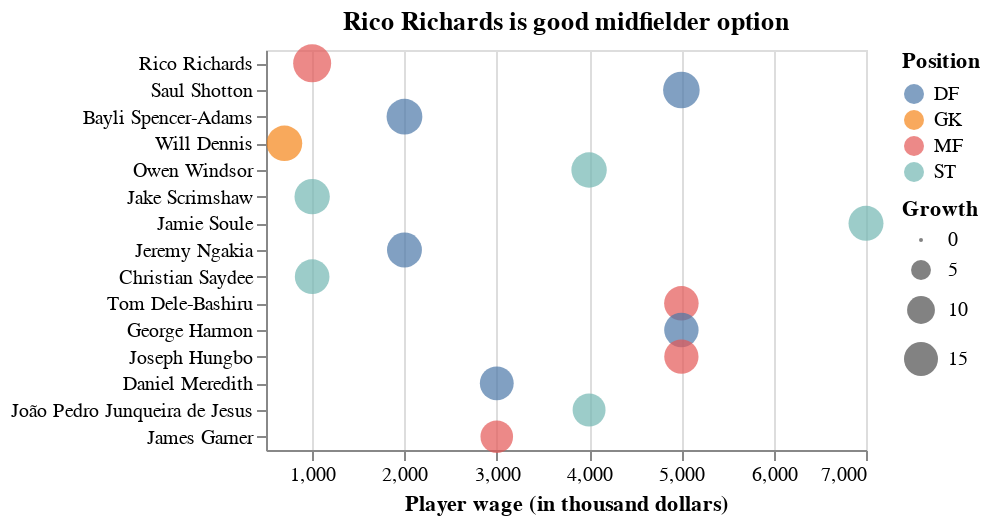

Notebook source saved alongside this figure:
### Code cell
alt.Chart(final_test.query('Age < 20'),
          title="Rico Richards is good midfielder option"
         ).mark_circle(interpolate='monotone').encode(
    x=alt.X('Wage', title="Player wage (in thousand dollars)", scale=alt.Scale(zero=False)),
    y=alt.Y('Name', title='', sort=order),
    size='Growth',
color='Position').properties(height=200,width=300)

### Figure 1 — Vega-Lite specification as saved in the notebook (floating-point values rounded to 4 significant figures)
{"config": {"view": {"continuousWidth": 400, "continuousHeight": 300}}, "data": {"name": "data-fb2042bce109f5c21dde01a3f3fe65d8"}, "mark": {"type": "circle", "interpolate": "monotone"}, "encoding": {"color": {"type": "nominal", "field": "Position"}, "size": {"type": "quantitative", "field": "Growth"}, "x": {"type": "quantitative", "field": "Wage", "scale": {"zero": false}, "title": "Player wage (in thousand dollars)"}, "y": {"type": "nominal", "field": "Name", "sort": ["Rico Richards", "Saul Shotton", "Bayli Spencer-Adams", "Will Dennis", "Owen Windsor", "Jake Scrimshaw", "Jamie Soule", "Jeremy Ngakia", "Christian Saydee", "Tom Dele-Bashiru", "George Harmon", "Joseph Hungbo", "Daniel Meredith", "João Pedro Junqueira de Jesus", "James Garner"], "title": ""}}, "height": 200, "title": "Rico Richards is good midfielder option", "width": 300, "$schema": "https://vega.github.io/schema/vega-lite/v4.8.1.json", "datasets": {"data-fb2042bce109f5c21dde01a3f3fe65d8": [{"ID": 252042, "Name": "João Pedro Junqueira de Jesus", "Age": 18, "Photo": "https://cdn.sofifa.com/players/252/042/20_60.png", "Nationality": "Brazil", "Flag": "https://cdn.sofifa.com/flags/br.png", "Overall": 69, "Potential": 84, "Club": "Bottom3", "Club Logo": "https://cdn.sofifa.com/teams/1795/light_30.png", "Value": 2200000.0, "Wage": 4000.0, "Special": 1629, "Preferred Foot": "Right", "Weak Foot": "4", "Skill Moves": "3", "International Reputation": "1", "Work Rate": "Medium/ High", "Body Type": "Lean (170-185)", "Real Face": "Yes", "Release Clause": 5300000.0, "Position": "ST", "Jersey Number": 10.0, "Joined": "Jan 1, 2020", "Contract Valid Until": "2025", "Height": "6'0", "Weight": "154lbs", "LS": "69+2", "ST": "69+2", "RS": "69+2", "LW": "69+0", "LF": "70+0", "CF": "70+0", "RF": "70+0", "RW": "69+0", "LAM": "68+2", "CAM": "68+2", "RAM": "68+2", "LM": "68+2", "LCM": "60+2", "CM": "60+2", "RCM": "60+2", "RM": "68+2", "LWB": "48+2", "LDM": "43+2", "CDM": "43+2", "RDM": "43+2", "RWB": "48+2", "LB": "45+2", "LCB": "37+2", "CB": "37+2", "RCB": "37+2", "RB": "45+2", "GK": "16+2", "Likes": 69, "Dislikes": 9, "Following": 271, "Crossing": 56.0, "Finishing": 68.0, "Heading Accuracy": 70.0, "Short Passing": 62.0, "Volleys": 63.0, "Dribbling": 73.0, "Curve": 59.0, "FK Accuracy": 33.0, "Long Passing": 54.0, "Ball Control": 0.0, "Acceleration": 82.0, "Sprint Speed": 76.0, "Agility": 80.0, "Reactions": 70.0, "Balance": 60.0, "Shot Power": 68.0, "Jumping": 53.0, "Stamina": 70.0, "Strength": 62.0, "Long Shots": 57.0, "Aggression": 29.0, "Interceptions": 14.0, "Positioning": 73.0, "Vision": 63.0, "Penalties": 69.0, "Composure": 70.0, "Defensive Awareness": 17.0, "Standing Tackle": 19.0, "Sliding Tackle": 14.0, "GK Diving": 7.0, "GK Handling": 6.0, "GK Kicking": 10.0, "GK Positioning": 8.0, "GK Reflexes": 14.0, "Growth": 14.05}, {"ID": 243657, "Name": "James Garner", "Age": 19, "Photo": "https://cdn.sofifa.com/players/243/657/20_60.png", "Nationality": "England", "Flag": "https://cdn.sofifa.com/flags/gb-eng.png", "Overall": 66, "Potential": 84, "Club": "Bottom3", "Club Logo": "https://cdn.sofifa.com/teams/1795/light_30.png", "Value": 1300000.0, "Wage": 3000.0, "Special": 1773, "Preferred Foot": "Right", "Weak Foot": "3", "Skill Moves": "2", "International Reputation": "1", "Work Rate": "Medium/ High", "Body Type": "Lean (170-185)", "Real Face": "No", "Release Clause": null, "Position": "MF", "Jersey Number": 16.0, "Joined": null, "Contract Valid Until": "Jun 30, 2021", "Height": "6'0", "Weight": "176lbs", "LS": "61+2", "ST": "61+2", "RS": "61+2", "LW": "62+0", "LF": "63+0", "CF": "63+0", "RF": "63+0", "RW": "62+0", "LAM": "64+2", "CAM": "64+2", "RAM": "64+2", "LM": "63+2", "LCM": "65+2", "CM": "65+2", "RCM": "65+2", "RM": "63+2", "LWB": "63+2", "LDM": "65+2", "CDM": "65+2", "RDM": "65+2", "RWB": "63+2", "LB": "63+2", "LCB": "63+2", "CB": "63+2", "RCB": "63+2", "RB": "63+2", "GK": "15+2", "Likes": 56, "Dislikes": 5, "Following": 298, "Crossing": 53.0, "Finishing": 59.0, "Heading Accuracy": 55.0, "Short Passing": 67.0, "Volleys": 50.0, "Dribbling": 61.0, "Curve": 56.0, "FK Accuracy": 50.0, "Long Passing": 68.0, "Ball Control": 65.0, "Acceleration": 68.0, "Sprint Speed": 67.0, "Agility": 67.0, "Reactions": 65.0, "Balance": 57.0, "Shot Power": 66.0, "Jumping": 61.0, "Stamina": 63.0, "Strength": 64.0, "Long Shots": 65.0, "Aggression": 66.0, "Interceptions": 63.0, "Positioning": 55.0, "Vision": 66.0, "Penalties": 64.0, "Composure": 70.0, "Defensive Awareness": 64.0, "Standing Tackle": 65.0, "Sliding Tackle": 62.0, "GK Diving": 10.0, "GK Handling": 7.0, "GK Kicking": 7.0, "GK Positioning": 5.0, "GK Reflexes": 12.0, "Growth": 13.74}, {"ID": 257793, "Name": "Rico Richards", "Age": 16, "Photo": "https://cdn.sofifa.com/players/257/793/20_60.png", "Nationality": "England", "Flag": "https://cdn.sofifa.com/flags/gb-eng.png", "Overall": 54, "Potential": 80, "Club": "Bottom3", "Club Logo": "https://cdn.sofifa.com/teams/109/light_30.png", "Value": 150000.0, "Wage": 1000.0, "Special": 1353, "Preferred Foot": "Left", "Weak Foot": "3", "Skill Moves": "2", "International Reputation": "1", "Work Rate": "Medium/ Medium", "Body Type": "Lean (170-185)", "Real Face": "No", "Release Clause": 450000.0, "Position": "MF", "Jersey Number": 43.0, "Joined": "Aug 4, 2020", "Contract Valid Until": "2023", "Height": "5'10", "Weight": "150lbs", "LS": "48+2", "ST": "48+2", "RS": "48+2", "LW": "53+0", "LF": "51+0", "CF": "51+0", "RF": "51+0", "RW": "53+0", "LAM": "52+2", "CAM": "52+2", "RAM": "52+2", "LM": "53+2", "LCM": "47+2", "CM": "47+2", "RCM": "47+2", "RM": "53+2", "LWB": "43+2", "LDM": "38+2", "CDM": "38+2", "RDM": "38+2", "RWB": "43+2", "LB": "41+2", "LCB": "34+2", "CB": "34+2", "RCB": "34+2", "RB": "41+2", "GK": "12+2", "Likes": 3, "Dislikes": 0, "Following": 2, "Crossing": 52.0, "Finishing": 40.0, "Heading Accuracy": 37.0, "Short Passing": 50.0, "Volleys": 41.0, "Dribbling": 59.0, "Curve": 47.0, "FK Accuracy": 41.0, "Long Passing": 43.0, "Ball Control": 58.0, "Acceleration": 72.0, "Sprint Speed": 64.0, "Agility": 62.0, "Reactions": 43.0, "Balance": 72.0, "Shot Power": 53.0, "Jumping": 51.0, "Stamina": 54.0, "Strength": 45.0, "Long Shots": 48.0, "Aggression": 33.0, "Interceptions": 16.0, "Positioning": 39.0, "Vision": 55.0, "Penalties": 51.0, "Composure": 48.0, "Defensive Awareness": 22.0, "Standing Tackle": 29.0, "Sliding Tackle": 33.0, "GK Diving": 10.0, "GK Handling": 8.0, "GK Kicking": 8.0, "GK Positioning": 8.0, "GK Reflexes": 9.0, "Growth": 18.78}, {"ID": 247623, "Name": "Jeremy Ngakia", "Age": 19, "Photo": "https://cdn.sofifa.com/players/247/623/20_60.png", "Nationality": "England", "Flag": "https://cdn.sofifa.com/flags/gb-eng.png", "Overall": 65, "Potential": 78, "Club": "Bottom3", "Club Logo": "https://cdn.sofifa.com/teams/1795/light_30.png", "Value": 925000.0, "Wage": 2000.0, "Special": 1530, "Preferred Foot": "Right", "Weak Foot": "2", "Skill Moves": "2", "International Reputation": "1", "Work Rate": "High/ Medium", "Body Type": "Lean (170-185)", "Real Face": "No", "Release Clause": 2200000.0, "Position": "DF", "Jersey Number": 3.0, "Joined": "Aug 14, 2020", "Contract Valid Until": "2024", "Height": "5'10", "Weight": "161lbs", "LS": "48+2", "ST": "48+2", "RS": "48+2", "LW": "55+0", "LF": "51+0", "CF": "51+0", "RF": "51+0", "RW": "55+0", "LAM": "52+2", "CAM": "52+2", "RAM": "52+2", "LM": "57+2", "LCM": "52+2", "CM": "52+2", "RCM": "52+2", "RM": "57+2", "LWB": "63+2", "LDM": "58+2", "CDM": "58+2", "RDM": "58+2", "RWB": "63+2", "LB": "63+2", "LCB": "61+2", "CB": "61+2", "RCB": "61+2", "RB": "63+2", "GK": "18+2", "Likes": 5, "Dislikes": 1, "Following": 18, "Crossing": 59.0, "Finishing": 26.0, "Heading Accuracy": 55.0, "Short Passing": 61.0, "Volleys": 29.0, "Dribbling": 64.0, "Curve": 34.0, "FK Accuracy": 25.0, "Long Passing": 46.0, "Ball Control": 59.0, "Acceleration": 74.0, "Sprint Speed": 73.0, "Agility": 60.0, "Reactions": 0.0, "Balance": 73.0, "Shot Power": 24.0, "Jumping": 68.0, "Stamina": 65.0, "Strength": 60.0, "Long Shots": 28.0, "Aggression": 60.0, "Interceptions": 0.0, "Positioning": 47.0, "Vision": 32.0, "Penalties": 37.0, "Composure": 54.0, "Defensive Awareness": 61.0, "Standing Tackle": 0.0, "Sliding Tackle": 0.0, "GK Diving": 13.0, "GK Handling": 14.0, "GK Kicking": 9.0, "GK Positioning": 13.0, "GK Reflexes": 14.0, "Growth": 15.84}, {"ID": 243048, "Name": "Will Dennis", "Age": 19, "Photo": "https://cdn.sofifa.com/players/243/048/20_60.png", "Nationality": "England", "Flag": "https://cdn.sofifa.com/flags/gb-eng.png", "Overall": 57, "Potential": 72, "Club": "Bottom3", "Club Logo": "https://cdn.sofifa.com/teams/1943/light_30.png", "Value": 190000.0, "Wage": 700.0, "Special": 915, "Preferred Foot": "Right", "Weak Foot": "3", "Skill Moves": "1", "International Reputation": "1", "Work Rate": "Medium/ Medium", "Body Type": "Normal (185+)", "Real Face": "Yes", "Release Clause": 480000.0, "Position": "GK", "Jersey Number": 40.0, "Joined": "Jan 19, 2018", "Contract Valid Until": "2023", "Height": "6'2", "Weight": "174lbs", "LS": null, "ST": null, "RS": null, "LW": null, "LF": null, "CF": null, "RF": null, "RW": null, "LAM": null, "CAM": null, "RAM": null, "LM": null, "LCM": null, "CM": null, "RCM": null, "RM": null, "LWB": null, "LDM": null, "CDM": null, "RDM": null, "RWB": null, "LB": null, "LCB": null, "CB": null, "RCB": null, "RB": null, "GK": null, "Likes": 0, "Dislikes": 0, "Following": 0, "Crossing": 12.0, "Finishing": 7.0, "Heading Accuracy": 11.0, "Short Passing": 17.0, "Volleys": 7.0, "Dribbling": 11.0, "Curve": 12.0, "FK Accuracy": 11.0, "Long Passing": 25.0, "Ball Control": 13.0, "Acceleration": 29.0, "Sprint Speed": 40.0, "Agility": 28.0, "Reactions": 48.0, "Balance": 47.0, "Shot Power": 43.0, "Jumping": 64.0, "Stamina": 28.0, "Strength": 43.0, "Long Shots": 8.0, "Aggression": 17.0, "Interceptions": 14.0, "Positioning": 5.0, "Vision": 38.0, "Penalties": 17.0, "Composure": 39.0, "Defensive Awareness": 10.0, "Standing Tackle": 12.0, "Sliding Tackle": 12.0, "GK Diving": 59.0, "GK Handling": 56.0, "GK Kicking": 57.0, "GK Positioning": 56.0, "GK Reflexes": 58.0, "Growth": 16.4}, {"ID": 233048, "Name": "Tom Dele-Bashiru", "Age": 19, "Photo": "https://cdn.sofifa.com/players/233/048/20_60.png", "Nationality": "Nigeria", "Flag": "https://cdn.sofifa.com/flags/ng.png", "Overall": 57, "Potential": 74, "Club": "Bottom3", "Club Logo": "https://cdn.sofifa.com/teams/1795/light_30.png", "Value": 220000.0, "Wage": 5000.0, "Special": 1587, "Preferred Foot": "Right", "Weak Foot": "2", "Skill Moves": "2", "International Reputation": "1", "Work Rate": "Medium/ Medium", "Body Type": "Normal (170-185)", "Real Face": "Yes", "Release Clause": 556000.0, "Position": "MF", "Jersey Number": 24.0, "Joined": "Jul 24, 2019", "Contract Valid Until": "2024", "Height": "6'0", "Weight": "150lbs", "LS": "54+2", "ST": "54+2", "RS": "54+2", "LW": "55+0", "LF": "56+0", "CF": "56+0", "RF": "56+0", "RW": "55+0", "LAM": "57+2", "CAM": "57+2", "RAM": "57+2", "LM": "56+2", "LCM": "56+2", "CM": "56+2", "RCM": "56+2", "RM": "56+2", "LWB": "53+2", "LDM": "55+2", "CDM": "55+2", "RDM": "55+2", "RWB": "53+2", "LB": "53+2", "LCB": "54+2", "CB": "54+2", "RCB": "54+2", "RB": "53+2", "GK": "14+2", "Likes": 9, "Dislikes": 2, "Following": 64, "Crossing": 39.0, "Finishing": 49.0, "Heading Accuracy": 48.0, "Short Passing": 60.0, "Volleys": 47.0, "Dribbling": 59.0, "Curve": 42.0, "FK Accuracy": 49.0, "Long Passing": 56.0, "Ball Control": 56.0, "Acceleration": 67.0, "Sprint Speed": 59.0, "Agility": 73.0, "Reactions": 54.0, "Balance": 74.0, "Shot Power": 53.0, "Jumping": 66.0, "Stamina": 59.0, "Strength": 59.0, "Long Shots": 43.0, "Aggression": 57.0, "Interceptions": 51.0, "Positioning": 57.0, "Vision": 54.0, "Penalties": 55.0, "Composure": 49.0, "Defensive Awareness": 52.0, "Standing Tackle": 53.0, "Sliding Tackle": 49.0, "GK Diving": 6.0, "GK Handling": 11.0, "GK Kicking": 13.0, "GK Positioning": 7.0, "GK Reflexes": 10.0, "Growth": 15.45}, {"ID": 241386, "Name": "Jamie Soule", "Age": 19, "Photo": "https://cdn.sofifa.com/players/241/386/20_60.png", "Nationality": "England", "Flag": "https://cdn.sofifa.com/flags/gb-eng.png", "Overall": 58, "Potential": 75, "Club": "Bottom3", "Club Logo": "https://cdn.sofifa.com/teams/109/light_30.png", "Value": 275000.0, "Wage": 7000.0, "Special": 1443, "Preferred Foot": "Right", "Weak Foot": "3", "Skill Moves": "2", "International Reputation": "1", "Work Rate": "Medium/ Medium", "Body Type": "Lean (170-185)", "Real Face": "No", "Release Clause": 722000.0, "Position": "ST", "Jersey Number": 32.0, "Joined": "Nov 30, 2017", "Contract Valid Until": "2022", "Height": "5'8", "Weight": "128lbs", "LS": "58+2", "ST": "58+2", "RS": "58+2", "LW": "59+0", "LF": "59+0", "CF": "59+0", "RF": "59+0", "RW": "59+0", "LAM": "57+2", "CAM": "57+2", "RAM": "57+2", "LM": "56+2", "LCM": "50+2", "CM": "50+2", "RCM": "50+2", "RM": "56+2", "LWB": "42+2", "LDM": "37+2", "CDM": "37+2", "RDM": "37+2", "RWB": "42+2", "LB": "40+2", "LCB": "32+2", "CB": "32+2", "RCB": "32+2", "RB": "40+2", "GK": "16+2", "Likes": 1, "Dislikes": 0, "Following": 5, "Crossing": 43.0, "Finishing": 66.0, "Heading Accuracy": 55.0, "Short Passing": 55.0, "Volleys": 48.0, "Dribbling": 57.0, "Curve": 42.0, "FK Accuracy": 37.0, "Long Passing": 37.0, "Ball Control": 55.0, "Acceleration": 67.0, "Sprint Speed": 77.0, "Agility": 76.0, "Reactions": 59.0, "Balance": 88.0, "Shot Power": 56.0, "Jumping": 54.0, "Stamina": 54.0, "Strength": 32.0, "Long Shots": 58.0, "Aggression": 31.0, "Interceptions": 18.0, "Positioning": 56.0, "Vision": 54.0, "Penalties": 60.0, "Composure": 55.0, "Defensive Awareness": 16.0, "Standing Tackle": 23.0, "Sliding Tackle": 17.0, "GK Diving": 6.0, "GK Handling": 12.0, "GK Kicking": 11.0, "GK Positioning": 10.0, "GK Reflexes": 13.0, "Growth": 15.87}, {"ID": 241402, "Name": "Saul Shotton", "Age": 19, "Photo": "https://cdn.sofifa.com/players/241/402/20_60.png", "Nationality": "England", "Flag": "https://cdn.sofifa.com/flags/gb-eng.png", "Overall": 53, "Potential": 73, "Club": "Bottom3", "Club Logo": "https://cdn.sofifa.com/teams/109/light_30.png", "Value": 120000.0, "Wage": 5000.0, "Special": 1225, "Preferred Foot": "Right", "Weak Foot": "3", "Skill Moves": "2", "International Reputation": "1", "Work Rate": "Medium/ Medium", "Body Type": "Lean (170-185)", "Real Face": "No", "Release Clause": 360000.0, "Position": "DF", "Jersey Number": 44.0, "Joined": "Sep 20, 2019", "Contract Valid Until": "2021", "Height": "6'0", "Weight": "165lbs", "LS": "37+2", "ST": "37+2", "RS": "37+2", "LW": "34+0", "LF": "35+0", "CF": "35+0", "RF": "35+0", "RW": "34+0", "LAM": "36+2", "CAM": "36+2", "RAM": "36+2", "LM": "36+2", "LCM": "41+2", "CM": "41+2", "RCM": "41+2", "RM": "36+2", "LWB": "46+2", "LDM": "50+2", "CDM": "50+2", "RDM": "50+2", "RWB": "46+2", "LB": "49+2", "LCB": "53+2", "CB": "53+2", "RCB": "53+2", "RB": "49+2", "GK": "16+2", "Likes": 1, "Dislikes": 2, "Following": 2, "Crossing": 20.0, "Finishing": 15.0, "Heading Accuracy": 50.0, "Short Passing": 46.0, "Volleys": 26.0, "Dribbling": 20.0, "Curve": 22.0, "FK Accuracy": 23.0, "Long Passing": 47.0, "Ball Control": 42.0, "Acceleration": 53.0, "Sprint Speed": 53.0, "Agility": 38.0, "Reactions": 54.0, "Balance": 58.0, "Shot Power": 38.0, "Jumping": 75.0, "Stamina": 52.0, "Strength": 67.0, "Long Shots": 21.0, "Aggression": 45.0, "Interceptions": 52.0, "Positioning": 29.0, "Vision": 30.0, "Penalties": 34.0, "Composure": 47.0, "Defensive Awareness": 51.0, "Standing Tackle": 55.0, "Sliding Tackle": 54.0, "GK Diving": 11.0, "GK Handling": 14.0, "GK Kicking": 12.0, "GK Positioning": 11.0, "GK Reflexes": 7.0, "Growth": 17.4}, {"ID": 252070, "Name": "Owen Windsor", "Age": 18, "Photo": "https://cdn.sofifa.com/players/252/070/20_60.png", "Nationality": "England", "Flag": "https://cdn.sofifa.com/flags/gb-eng.png", "Overall": 53, "Potential": 68, "Club": "Bottom3", "Club Logo": "https://cdn.sofifa.com/teams/109/light_30.png", "Value": 120000.0, "Wage": 4000.0, "Special": 1351, "Preferred Foot": "Left", "Weak Foot": "4", "Skill Moves": "2", "International Reputation": "1", "Work Rate": "Medium/ Medium", "Body Type": "Normal (170-185)", "Real Face": "No", "Release Clause": 315000.0, "Position": "ST", "Jersey Number": 65.0, "Joined": "Jun 20, 2019", "Contract Valid Until": "2022", "Height": "5'10", "Weight": "154lbs", "LS": "53+2", "ST": "53+2", "RS": "53+2", "LW": "53+0", "LF": "54+0", "CF": "54+0", "RF": "54+0", "RW": "53+0", "LAM": "54+2", "CAM": "54+2", "RAM": "54+2", "LM": "53+2", "LCM": "48+2", "CM": "48+2", "RCM": "48+2", "RM": "53+2", "LWB": "39+2", "LDM": "36+2", "CDM": "36+2", "RDM": "36+2", "RWB": "39+2", "LB": "37+2", "LCB": "31+2", "CB": "31+2", "RCB": "31+2", "RB": "37+2", "GK": "15+2", "Likes": 0, "Dislikes": 0, "Following": 0, "Crossing": 36.0, "Finishing": 56.0, "Heading Accuracy": 47.0, "Short Passing": 55.0, "Volleys": 47.0, "Dribbling": 54.0, "Curve": 50.0, "FK Accuracy": 32.0, "Long Passing": 43.0, "Ball Control": 49.0, "Acceleration": 70.0, "Sprint Speed": 69.0, "Agility": 60.0, "Reactions": 55.0, "Balance": 67.0, "Shot Power": 56.0, "Jumping": 51.0, "Stamina": 50.0, "Strength": 46.0, "Long Shots": 48.0, "Aggression": 33.0, "Interceptions": 19.0, "Positioning": 44.0, "Vision": 57.0, "Penalties": 63.0, "Composure": 43.0, "Defensive Awareness": 16.0, "Standing Tackle": 12.0, "Sliding Tackle": 20.0, "GK Diving": 10.0, "GK Handling": 7.0, "GK Kicking": 6.0, "GK Positioning": 8.0, "GK Reflexes": 15.0, "Growth": 16.3}, {"ID": 254857, "Name": "Bayli Spencer-Adams", "Age": 18, "Photo": "https://cdn.sofifa.com/players/254/857/20_60.png", "Nationality": "England", "Flag": "https://cdn.sofifa.com/flags/gb-eng.png", "Overall": 61, "Potential": 76, "Club": "Bottom3", "Club Logo": "https://cdn.sofifa.com/teams/1795/light_30.png", "Value": 475000.0, "Wage": 2000.0, "Special": 1368, "Preferred Foot": "Right", "Weak Foot": "2", "Skill Moves": "2", "International Reputation": "1", "Work Rate": "Medium/ Medium", "Body Type": "Normal (170-185)", "Real Face": "No", "Release Clause": 1200000.0, "Position": "DF", "Jersey Number": 51.0, "Joined": "Jul 1, 2019", "Contract Valid Until": "2020", "Height": "6'0", "Weight": "176lbs", "LS": "42+2", "ST": "42+2", "RS": "42+2", "LW": "39+0", "LF": "40+0", "CF": "40+0", "RF": "40+0", "RW": "39+0", "LAM": "40+2", "CAM": "40+2", "RAM": "40+2", "LM": "42+2", "LCM": "44+2", "CM": "44+2", "RCM": "44+2", "RM": "42+2", "LWB": "53+2", "LDM": "54+2", "CDM": "54+2", "RDM": "54+2", "RWB": "53+2", "LB": "55+2", "LCB": "60+2", "CB": "60+2", "RCB": "60+2", "RB": "55+2", "GK": "15+2", "Likes": 0, "Dislikes": 0, "Following": 2, "Crossing": 34.0, "Finishing": 29.0, "Heading Accuracy": 63.0, "Short Passing": 49.0, "Volleys": 32.0, "Dribbling": 37.0, "Curve": 31.0, "FK Accuracy": 30.0, "Long Passing": 41.0, "Ball Control": 43.0, "Acceleration": 53.0, "Sprint Speed": 55.0, "Agility": 43.0, "Reactions": 52.0, "Balance": 55.0, "Shot Power": 43.0, "Jumping": 68.0, "Stamina": 62.0, "Strength": 69.0, "Long Shots": 21.0, "Aggression": 54.0, "Interceptions": 59.0, "Positioning": 26.0, "Vision": 34.0, "Penalties": 50.0, "Composure": 45.0, "Defensive Awareness": 52.0, "Standing Tackle": 67.0, "Sliding Tackle": 65.0, "GK Diving": 6.0, "GK Handling": 11.0, "GK Kicking": 9.0, "GK Positioning": 12.0, "GK Reflexes": 13.0, "Growth": 16.61}, {"ID": 254858, "Name": "Christian Saydee", "Age": 18, "Photo": "https://cdn.sofifa.com/players/254/858/20_60.png", "Nationality": "England", "Flag": "https://cdn.sofifa.com/flags/gb-eng.png", "Overall": 58, "Potential": 75, "Club": "Bottom3", "Club Logo": "https://cdn.sofifa.com/teams/1943/light_30.png", "Value": 275000.0, "Wage": 1000.0, "Special": 1449, "Preferred Foot": "Right", "Weak Foot": "2", "Skill Moves": "3", "International Reputation": "1", "Work Rate": "Medium/ Medium", "Body Type": "Normal (170-185)", "Real Face": "No", "Release Clause": 694000.0, "Position": "ST", "Jersey Number": 65.0, "Joined": "Nov 30, 2019", "Contract Valid Until": "2021", "Height": "5'11", "Weight": "172lbs", "LS": "58+2", "ST": "58+2", "RS": "58+2", "LW": "56+0", "LF": "57+0", "CF": "57+0", "RF": "57+0", "RW": "56+0", "LAM": "55+2", "CAM": "55+2", "RAM": "55+2", "LM": "55+2", "LCM": "49+2", "CM": "49+2", "RCM": "49+2", "RM": "55+2", "LWB": "41+2", "LDM": "38+2", "CDM": "38+2", "RDM": "38+2", "RWB": "41+2", "LB": "39+2", "LCB": "35+2", "CB": "35+2", "RCB": "35+2", "RB": "39+2", "GK": "15+2", "Likes": 1, "Dislikes": 0, "Following": 3, "Crossing": 36.0, "Finishing": 60.0, "Heading Accuracy": 56.0, "Short Passing": 52.0, "Volleys": 47.0, "Dribbling": 57.0, "Curve": 50.0, "FK Accuracy": 39.0, "Long Passing": 41.0, "Ball Control": 55.0, "Acceleration": 73.0, "Sprint Speed": 71.0, "Agility": 67.0, "Reactions": 57.0, "Balance": 66.0, "Shot Power": 55.0, "Jumping": 69.0, "Stamina": 55.0, "Strength": 60.0, "Long Shots": 54.0, "Aggression": 36.0, "Interceptions": 21.0, "Positioning": 57.0, "Vision": 48.0, "Penalties": 62.0, "Composure": 51.0, "Defensive Awareness": 17.0, "Standing Tackle": 16.0, "Sliding Tackle": 22.0, "GK Diving": 13.0, "GK Handling": 5.0, "GK Kicking": 10.0, "GK Positioning": 14.0, "GK Reflexes": 8.0, "Growth": 15.58}, {"ID": 255507, "Name": "Jake Scrimshaw", "Age": 19, "Photo": "https://cdn.sofifa.com/players/255/507/20_60.png", "Nationality": "England", "Flag": "https://cdn.sofifa.com/flags/gb-eng.png", "Overall": 53, "Potential": 63, "Club": "Bottom3", "Club Logo": "https://cdn.sofifa.com/teams/1943/light_30.png", "Value": 90000.0, "Wage": 1000.0, "Special": 1346, "Preferred Foot": "Right", "Weak Foot": "3", "Skill Moves": "2", "International Reputation": "1", "Work Rate": "Medium/ Medium", "Body Type": "Normal (170-185)", "Real Face": "No", "Release Clause": 189000.0, "Position": "ST", "Jersey Number": 75.0, "Joined": "Jul 1, 2019", "Contract Valid Until": "2022", "Height": "5'11", "Weight": "163lbs", "LS": "53+2", "ST": "53+2", "RS": "53+2", "LW": "50+0", "LF": "51+0", "CF": "51+0", "RF": "51+0", "RW": "50+0", "LAM": "49+2", "CAM": "49+2", "RAM": "49+2", "LM": "49+2", "LCM": "44+2", "CM": "44+2", "RCM": "44+2", "RM": "49+2", "LWB": "37+2", "LDM": "35+2", "CDM": "35+2", "RDM": "35+2", "RWB": "37+2", "LB": "36+2", "LCB": "33+2", "CB": "33+2", "RCB": "33+2", "RB": "36+2", "GK": "16+2", "Likes": 0, "Dislikes": 0, "Following": 0, "Crossing": 41.0, "Finishing": 55.0, "Heading Accuracy": 50.0, "Short Passing": 44.0, "Volleys": 47.0, "Dribbling": 44.0, "Curve": 42.0, "FK Accuracy": 36.0, "Long Passing": 43.0, "Ball Control": 46.0, "Acceleration": 68.0, "Sprint Speed": 60.0, "Agility": 58.0, "Reactions": 55.0, "Balance": 64.0, "Shot Power": 56.0, "Jumping": 62.0, "Stamina": 46.0, "Strength": 54.0, "Long Shots": 52.0, "Aggression": 35.0, "Interceptions": 20.0, "Positioning": 54.0, "Vision": 43.0, "Penalties": 58.0, "Composure": 51.0, "Defensive Awareness": 20.0, "Standing Tackle": 21.0, "Sliding Tackle": 16.0, "GK Diving": 9.0, "GK Handling": 14.0, "GK Kicking": 12.0, "GK Positioning": 7.0, "GK Reflexes": 14.0, "Growth": 16.23}, {"ID": 252067, "Name": "George Harmon", "Age": 19, "Photo": "https://cdn.sofifa.com/players/252/067/20_60.png", "Nationality": "England", "Flag": "https://cdn.sofifa.com/flags/gb-eng.png", "Overall": 54, "Potential": 74, "Club": "Bottom3", "Club Logo": "https://cdn.sofifa.com/teams/109/light_30.png", "Value": 140000.0, "Wage": 5000.0, "Special": 1327, "Preferred Foot": "Left", "Weak Foot": "2", "Skill Moves": "2", "International Reputation": "1", "Work Rate": "Medium/ Medium", "Body Type": "Normal (170-185)", "Real Face": "No", "Release Clause": 420000.0, "Position": "DF", "Jersey Number": 63.0, "Joined": "Jul 1, 2019", "Contract Valid Until": "2021", "Height": "5'11", "Weight": "159lbs", "LS": "41+2", "ST": "41+2", "RS": "41+2", "LW": "45+0", "LF": "42+0", "CF": "42+0", "RF": "42+0", "RW": "45+0", "LAM": "40+2", "CAM": "40+2", "RAM": "40+2", "LM": "46+2", "LCM": "40+2", "CM": "40+2", "RCM": "40+2", "RM": "46+2", "LWB": "51+2", "LDM": "45+2", "CDM": "45+2", "RDM": "45+2", "RWB": "51+2", "LB": "52+2", "LCB": "51+2", "CB": "51+2", "RCB": "51+2", "RB": "52+2", "GK": "17+2", "Likes": 0, "Dislikes": 0, "Following": 0, "Crossing": 51.0, "Finishing": 25.0, "Heading Accuracy": 48.0, "Short Passing": 31.0, "Volleys": 29.0, "Dribbling": 58.0, "Curve": 32.0, "FK Accuracy": 31.0, "Long Passing": 32.0, "Ball Control": 30.0, "Acceleration": 66.0, "Sprint Speed": 68.0, "Agility": 52.0, "Reactions": 53.0, "Balance": 47.0, "Shot Power": 28.0, "Jumping": 63.0, "Stamina": 60.0, "Strength": 53.0, "Long Shots": 32.0, "Aggression": 48.0, "Interceptions": 50.0, "Positioning": 44.0, "Vision": 35.0, "Penalties": 35.0, "Composure": 36.0, "Defensive Awareness": 51.0, "Standing Tackle": 59.0, "Sliding Tackle": 55.0, "GK Diving": 11.0, "GK Handling": 14.0, "GK Kicking": 13.0, "GK Positioning": 8.0, "GK Reflexes": 15.0, "Growth": 15.38}, {"ID": 245020, "Name": "Joseph Hungbo", "Age": 19, "Photo": "https://cdn.sofifa.com/players/245/020/20_60.png", "Nationality": "England", "Flag": "https://cdn.sofifa.com/flags/gb-eng.png", "Overall": 58, "Potential": 74, "Club": "Bottom3", "Club Logo": "https://cdn.sofifa.com/teams/1795/light_30.png", "Value": 275000.0, "Wage": 5000.0, "Special": 1443, "Preferred Foot": "Left", "Weak Foot": "3", "Skill Moves": "3", "International Reputation": "1", "Work Rate": "High/ Medium", "Body Type": "Lean (170-185)", "Real Face": "No", "Release Clause": 694000.0, "Position": "MF", "Jersey Number": 44.0, "Joined": "Jul 12, 2019", "Contract Valid Until": "2020", "Height": "5'11", "Weight": "154lbs", "LS": "55+2", "ST": "55+2", "RS": "55+2", "LW": "58+0", "LF": "56+0", "CF": "56+0", "RF": "56+0", "RW": "58+0", "LAM": "56+2", "CAM": "56+2", "RAM": "56+2", "LM": "57+2", "LCM": "50+2", "CM": "50+2", "RCM": "50+2", "RM": "57+2", "LWB": "47+2", "LDM": "43+2", "CDM": "43+2", "RDM": "43+2", "RWB": "47+2", "LB": "45+2", "LCB": "39+2", "CB": "39+2", "RCB": "39+2", "RB": "45+2", "GK": "14+2", "Likes": 0, "Dislikes": 0, "Following": 0, "Crossing": 53.0, "Finishing": 56.0, "Heading Accuracy": 40.0, "Short Passing": 52.0, "Volleys": 52.0, "Dribbling": 58.0, "Curve": 48.0, "FK Accuracy": 43.0, "Long Passing": 48.0, "Ball Control": 60.0, "Acceleration": 77.0, "Sprint Speed": 77.0, "Agility": 77.0, "Reactions": 48.0, "Balance": 63.0, "Shot Power": 54.0, "Jumping": 34.0, "Stamina": 47.0, "Strength": 45.0, "Long Shots": 43.0, "Aggression": 41.0, "Interceptions": 26.0, "Positioning": 55.0, "Vision": 49.0, "Penalties": 52.0, "Composure": 49.0, "Defensive Awareness": 37.0, "Standing Tackle": 33.0, "Sliding Tackle": 30.0, "GK Diving": 9.0, "GK Handling": 10.0, "GK Kicking": 7.0, "GK Positioning": 11.0, "GK Reflexes": 8.0, "Growth": 15.22}, {"ID": 241383, "Name": "Daniel Meredith", "Age": 19, "Photo": "https://cdn.sofifa.com/players/241/383/20_60.png", "Nationality": "Scotland", "Flag": "https://cdn.sofifa.com/flags/gb-sct.png", "Overall": 61, "Potential": 75, "Club": "Bottom3", "Club Logo": "https://cdn.sofifa.com/teams/109/light_30.png", "Value": 500000.0, "Wage": 3000.0, "Special": 1530, "Preferred Foot": "Right", "Weak Foot": "3", "Skill Moves": "2", "International Reputation": "1", "Work Rate": "Medium/ Medium", "Body Type": "Normal (170-185)", "Real Face": "No", "Release Clause": 1300000.0, "Position": "DF", "Jersey Number": 45.0, "Joined": "Jun 30, 2017", "Contract Valid Until": "2020", "Height": "5'8", "Weight": "141lbs", "LS": "50+2", "ST": "50+2", "RS": "50+2", "LW": "52+0", "LF": "51+0", "CF": "51+0", "RF": "51+0", "RW": "52+0", "LAM": "51+2", "CAM": "51+2", "RAM": "51+2", "LM": "53+2", "LCM": "53+2", "CM": "53+2", "RCM": "53+2", "RM": "53+2", "LWB": "59+2", "LDM": "58+2", "CDM": "58+2", "RDM": "58+2", "RWB": "59+2", "LB": "60+2", "LCB": "61+2", "CB": "61+2", "RCB": "61+2", "RB": "60+2", "GK": "18+2", "Likes": 0, "Dislikes": 0, "Following": 4, "Crossing": 45.0, "Finishing": 37.0, "Heading Accuracy": 66.0, "Short Passing": 55.0, "Volleys": 35.0, "Dribbling": 52.0, "Curve": 36.0, "FK Accuracy": 30.0, "Long Passing": 52.0, "Ball Control": 56.0, "Acceleration": 65.0, "Sprint Speed": 62.0, "Agility": 61.0, "Reactions": 64.0, "Balance": 52.0, "Shot Power": 38.0, "Jumping": 79.0, "Stamina": 61.0, "Strength": 48.0, "Long Shots": 36.0, "Aggression": 58.0, "Interceptions": 62.0, "Positioning": 48.0, "Vision": 41.0, "Penalties": 44.0, "Composure": 60.0, "Defensive Awareness": 60.0, "Standing Tackle": 63.0, "Sliding Tackle": 64.0, "GK Diving": 15.0, "GK Handling": 10.0, "GK Kicking": 10.0, "GK Positioning": 11.0, "GK Reflexes": 14.0, "Growth": 14.85}]}}
